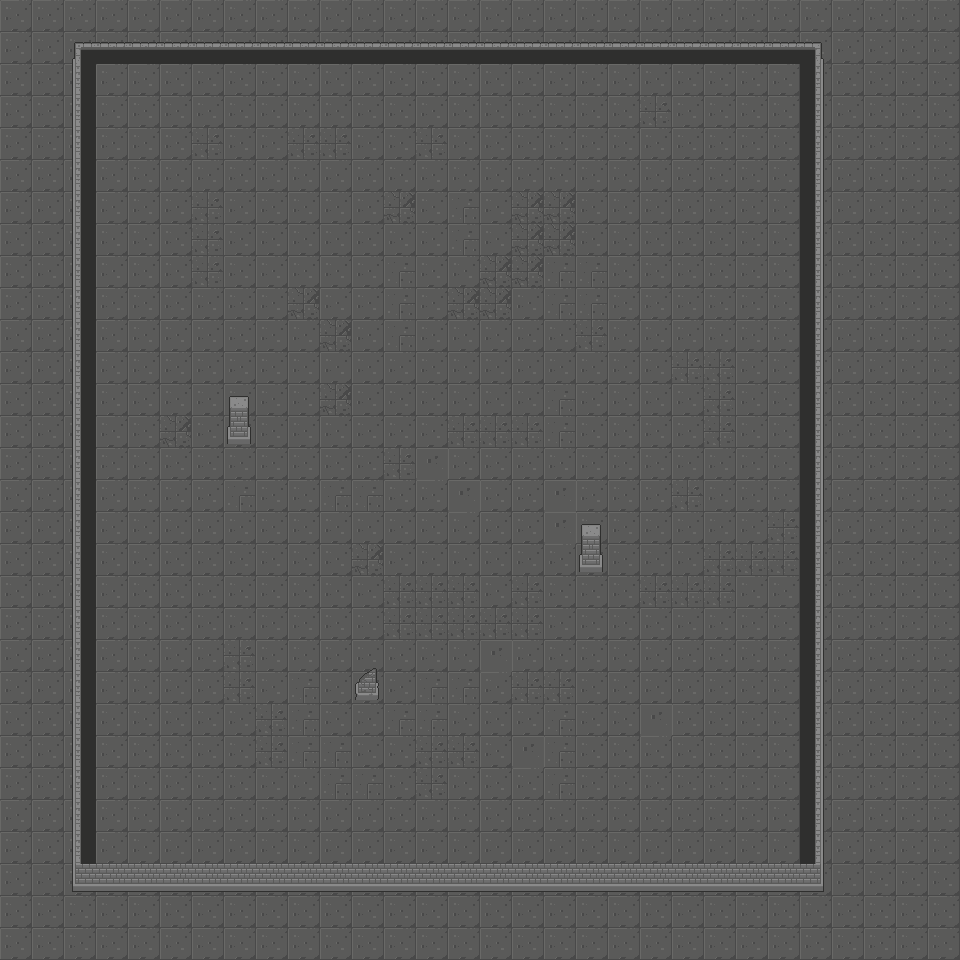

A level layout from a 2D game, rendered from its tile map. Below: a short description, then the map file with its tile-grid data intact:
An orthogonal 30x30 tile map with 32x32 px tiles, 3 tile layers (Ground, Walls, Decor).

<map version="1.10" tiledversion="1.10.2" orientation="orthogonal" renderorder="right-down" width="30" height="30" tilewidth="32" tileheight="32" infinite="0" nextlayerid="4" nextobjectid="1">
 <tileset firstgid="1" source="../Tilesets/Dungeon_Tileset.tsx" />
 <layer id="1" name="Ground" width="30" height="30">
  <data encoding="csv">
90,90,90,90,90,90,90,90,90,90,90,90,90,90,90,90,90,90,90,90,90,90,90,90,90,90,90,90,90,90,
90,90,90,90,90,90,90,90,90,90,90,90,90,90,90,90,90,90,90,90,90,90,90,90,90,90,90,90,90,90,
90,90,90,90,90,90,90,90,90,90,90,90,90,90,90,90,90,90,90,90,90,90,90,90,90,90,90,90,90,90,
90,90,90,90,90,90,90,90,90,90,90,90,90,90,90,90,90,90,90,90,90,90,90,90,90,90,90,90,90,90,
90,90,90,90,90,90,90,90,90,90,90,90,90,90,90,90,90,90,90,90,90,90,90,90,90,90,90,90,90,90,
90,90,90,90,90,90,90,90,90,90,90,90,90,90,90,90,90,90,90,90,90,90,90,90,90,90,90,90,90,90,
90,90,90,90,90,90,90,90,90,90,90,90,90,90,90,90,90,90,90,90,90,90,90,90,90,90,90,90,90,90,
90,90,90,90,90,90,90,90,90,90,90,90,90,90,90,90,90,90,90,90,90,90,90,90,90,90,90,90,90,90,
90,90,90,90,90,90,90,90,90,90,90,90,90,90,90,90,90,90,90,90,90,90,90,90,90,90,90,90,90,90,
90,90,90,90,90,90,90,90,90,90,90,90,90,90,90,90,90,90,90,90,90,90,90,90,90,90,90,90,90,90,
90,90,90,90,90,90,90,90,90,90,90,90,90,90,90,90,90,90,90,90,90,90,90,90,90,90,90,90,90,90,
90,90,90,90,90,90,90,90,90,90,90,90,90,90,90,90,90,90,90,90,90,90,90,90,90,90,90,90,90,90,
90,90,90,90,90,90,90,90,90,90,90,90,90,90,90,90,90,90,90,90,90,90,90,90,90,90,90,90,90,90,
90,90,90,90,90,90,90,90,90,90,90,90,90,90,90,90,90,90,90,90,90,90,90,90,90,90,90,90,90,90,
90,90,90,90,90,90,90,90,90,90,90,90,90,90,90,90,90,90,90,90,90,90,90,90,90,90,90,90,90,90,
90,90,90,90,90,90,90,90,90,90,90,90,90,90,90,90,90,90,90,90,90,90,90,90,90,90,90,90,90,90,
90,90,90,90,90,90,90,90,90,90,90,90,90,90,90,90,90,90,90,90,90,90,90,90,90,90,90,90,90,90,
90,90,90,90,90,90,90,90,90,90,90,90,90,90,90,90,90,90,90,90,90,90,90,90,90,90,90,90,90,90,
90,90,90,90,90,90,90,90,90,90,90,90,90,90,90,90,90,90,90,90,90,90,90,90,90,90,90,90,90,90,
90,90,90,90,90,90,90,90,90,90,90,90,90,90,90,90,225,90,90,90,90,90,90,90,90,90,90,90,90,90,
90,90,90,90,90,90,90,90,90,90,90,90,90,90,90,90,90,90,90,90,90,90,90,90,90,90,90,90,90,90,
90,90,90,90,90,90,90,90,90,90,90,90,90,90,90,90,90,90,90,90,90,90,90,90,90,90,90,90,90,90,
90,90,90,90,90,90,90,90,90,90,90,90,90,90,90,90,90,90,90,90,90,90,90,90,90,90,90,90,90,90,
90,90,90,90,90,90,90,90,90,90,90,90,90,90,90,90,90,90,90,90,90,90,90,90,90,90,90,90,90,90,
90,90,90,90,90,90,90,90,90,90,90,90,90,90,90,90,90,90,90,90,90,90,90,90,90,90,90,90,90,90,
90,90,90,90,90,90,90,90,90,90,90,90,90,90,90,90,90,90,90,90,90,90,90,90,90,90,90,90,90,90,
90,90,90,90,90,90,90,90,90,90,90,90,90,90,90,90,90,90,90,90,90,90,90,90,90,90,90,90,90,90,
90,90,90,90,90,90,90,90,90,90,90,90,90,90,90,90,90,90,90,90,90,90,90,90,90,90,90,90,90,90,
90,90,90,90,90,90,90,90,90,90,90,90,90,90,90,90,90,90,90,90,90,90,90,90,90,90,90,90,90,90,
90,90,90,90,90,90,90,90,90,90,90,90,90,90,90,90,90,90,90,90,90,90,90,90,90,90,90,90,90,90
</data>
 </layer>
 <layer id="2" name="Walls" width="30" height="30">
  <data encoding="csv">
0,0,0,0,0,0,0,0,0,0,0,0,0,0,0,0,0,0,0,0,0,0,0,0,0,0,0,0,0,0,
0,0,1,2,2,2,2,2,2,2,2,2,2,2,2,2,2,2,2,2,2,2,2,2,2,3,0,0,0,0,
0,0,17,0,0,0,0,0,0,0,0,0,0,0,0,0,0,0,0,0,0,0,0,0,0,19,0,0,0,0,
0,0,17,0,0,0,0,0,0,0,0,0,0,0,0,0,0,0,0,0,106,0,0,0,0,19,0,0,0,0,
0,0,17,0,0,0,106,0,0,106,106,0,0,106,0,0,0,0,0,0,0,0,0,0,0,19,0,0,0,0,
0,0,17,0,0,0,0,0,0,0,0,0,0,0,0,0,0,0,0,0,0,0,0,0,0,19,0,0,0,0,
0,0,17,0,0,0,106,0,0,0,0,0,93,0,94,0,93,93,0,0,0,0,0,0,0,19,0,0,0,0,
0,0,17,0,0,0,106,0,0,0,0,0,0,0,94,0,93,93,0,0,0,0,0,0,0,19,0,0,0,0,
0,0,17,0,0,0,106,0,0,0,0,0,94,0,0,93,93,94,94,0,0,0,0,0,0,19,0,0,0,0,
0,0,17,0,0,0,0,0,0,93,0,0,94,0,93,93,0,94,94,0,0,0,0,0,0,19,0,0,0,0,
0,0,17,0,0,0,0,0,0,0,93,0,94,0,0,0,0,0,106,0,0,0,0,0,0,19,0,0,0,0,
0,0,17,0,0,0,0,0,0,0,0,0,0,0,0,0,0,0,0,0,0,106,106,0,0,19,0,0,0,0,
0,0,17,0,0,0,0,0,0,0,93,0,0,0,0,0,0,94,0,0,0,0,106,0,0,19,0,0,0,0,
0,0,17,0,0,93,0,0,0,0,0,0,0,0,106,106,106,94,0,0,0,0,106,0,0,19,0,0,0,0,
0,0,17,0,0,0,0,0,0,0,0,0,106,91,0,0,0,0,0,0,0,0,0,0,0,19,0,0,0,0,
0,0,17,0,0,0,0,94,0,0,94,94,0,0,91,0,0,91,0,0,0,106,0,0,0,19,0,0,0,0,
0,0,17,0,0,0,0,0,0,0,0,0,0,0,0,0,0,91,0,0,0,0,0,0,106,19,0,0,0,0,
0,0,17,0,0,0,0,0,0,0,0,93,0,0,0,0,0,0,0,0,0,0,106,106,106,19,0,0,0,0,
0,0,17,0,0,0,0,0,0,0,0,0,106,106,106,0,106,0,0,0,106,106,106,0,0,19,0,0,0,0,
0,0,17,0,0,0,0,0,0,0,0,0,106,106,106,106,106,0,0,0,0,0,0,0,0,19,0,0,0,0,
0,0,17,0,0,0,0,106,0,0,0,0,0,0,0,91,0,0,0,0,0,0,0,0,0,19,0,0,0,0,
0,0,17,0,0,0,0,106,0,94,0,0,0,94,94,0,106,106,0,0,0,0,0,0,0,19,0,0,0,0,
0,0,17,0,0,0,0,0,106,94,0,0,94,94,0,0,0,94,0,0,91,0,0,0,0,19,0,0,0,0,
0,0,17,0,0,0,0,0,106,94,94,0,0,106,106,0,91,94,0,0,0,0,0,0,0,19,0,0,0,0,
0,0,17,0,0,0,0,0,0,0,94,94,0,106,0,0,0,94,0,0,0,0,0,0,0,19,0,0,0,0,
0,0,17,0,0,0,0,0,0,0,0,0,0,0,0,0,0,0,0,0,0,0,0,0,0,19,0,0,0,0,
0,0,17,0,0,0,0,0,0,0,0,0,0,0,0,0,0,0,0,0,0,0,0,0,0,19,0,0,0,0,
0,0,49,50,50,50,50,50,50,50,50,50,50,50,50,50,50,50,50,50,50,50,50,50,50,51,0,0,0,0,
0,0,0,0,0,0,0,0,0,0,0,0,0,0,0,0,0,0,0,0,0,0,0,0,0,0,0,0,0,0,
0,0,0,0,0,0,0,0,0,0,0,0,0,0,0,0,0,0,0,0,0,0,0,0,0,0,0,0,0,0
</data>
 </layer>
 <layer id="3" name="Decor" width="30" height="30">
  <data encoding="csv">
0,0,0,0,0,0,0,0,0,0,0,0,0,0,0,0,0,0,0,0,0,0,0,0,0,0,0,0,0,0,
0,0,0,0,0,0,0,0,0,0,0,0,0,0,0,0,0,0,0,0,0,0,0,0,0,0,0,0,0,0,
0,0,0,0,0,0,0,0,0,0,0,0,0,0,0,0,0,0,0,0,0,0,0,0,0,0,0,0,0,0,
0,0,0,0,0,0,0,0,0,0,0,0,0,0,0,0,0,0,0,0,0,0,0,0,0,0,0,0,0,0,
0,0,0,0,0,0,0,0,0,0,0,0,0,0,0,0,0,0,0,0,0,0,0,0,0,0,0,0,0,0,
0,0,0,0,0,0,0,0,0,0,0,0,0,0,0,0,0,0,0,0,0,0,0,0,0,0,0,0,0,0,
0,0,0,0,0,0,0,0,0,0,0,0,0,0,0,0,0,0,0,0,0,0,0,0,0,0,0,0,0,0,
0,0,0,0,0,0,0,0,0,0,0,0,0,0,0,0,0,0,0,0,0,0,0,0,0,0,0,0,0,0,
0,0,0,0,0,0,0,0,0,0,0,0,0,0,0,0,0,0,0,0,0,0,0,0,0,0,0,0,0,0,
0,0,0,0,0,0,0,0,0,0,0,0,0,0,0,0,0,0,0,0,0,0,0,0,0,0,0,0,0,0,
0,0,0,0,0,0,0,0,0,0,0,0,0,0,0,0,0,0,0,0,0,0,0,0,0,0,0,0,0,0,
0,0,0,0,0,0,0,0,0,0,0,0,0,0,0,0,0,0,0,0,0,0,0,0,0,0,0,0,0,0,
0,0,0,0,0,0,0,209,0,0,0,0,0,0,0,0,0,0,0,0,0,0,0,0,0,0,0,0,0,0,
0,0,0,0,0,0,0,225,0,0,0,0,0,0,0,0,0,0,0,0,0,0,0,0,0,0,0,0,0,0,
0,0,0,0,0,0,0,0,0,0,0,0,0,0,0,0,0,0,0,0,0,0,0,0,0,0,0,0,0,0,
0,0,0,0,0,0,0,0,0,0,0,0,0,0,0,0,0,0,0,0,0,0,0,0,0,0,0,0,0,0,
0,0,0,0,0,0,0,0,0,0,0,0,0,0,0,0,0,0,209,0,0,0,0,0,0,0,0,0,0,0,
0,0,0,0,0,0,0,0,0,0,0,0,0,0,0,0,0,0,225,0,0,0,0,0,0,0,0,0,0,0,
0,0,0,0,0,0,0,0,0,0,0,0,0,0,0,0,0,0,0,0,0,0,0,0,0,0,0,0,0,0,
0,0,0,0,0,0,0,0,0,0,0,0,0,0,0,0,0,0,0,0,0,0,0,0,0,0,0,0,0,0,
0,0,0,0,0,0,0,0,0,0,0,211,0,0,0,0,0,0,0,0,0,0,0,0,0,0,0,0,0,0,
0,0,0,0,0,0,0,0,0,0,0,227,0,0,0,0,0,0,0,0,0,0,0,0,0,0,0,0,0,0,
0,0,0,0,0,0,0,0,0,0,0,0,0,0,0,0,0,0,0,0,0,0,0,0,0,0,0,0,0,0,
0,0,0,0,0,0,0,0,0,0,0,0,0,0,0,0,0,0,0,0,0,0,0,0,0,0,0,0,0,0,
0,0,0,0,0,0,0,0,0,0,0,0,0,0,0,0,0,0,0,0,0,0,0,0,0,0,0,0,0,0,
0,0,0,0,0,0,0,0,0,0,0,0,0,0,0,0,0,0,0,0,0,0,0,0,0,0,0,0,0,0,
0,0,0,0,0,0,0,0,0,0,0,0,0,0,0,0,0,0,0,0,0,0,0,0,0,0,0,0,0,0,
0,0,0,0,0,0,0,0,0,0,0,0,0,0,0,0,0,0,0,0,0,0,0,0,0,0,0,0,0,0,
0,0,0,0,0,0,0,0,0,0,0,0,0,0,0,0,0,0,0,0,0,0,0,0,0,0,0,0,0,0,
0,0,0,0,0,0,0,0,0,0,0,0,0,0,0,0,0,0,0,0,0,0,0,0,0,0,0,0,0,0
</data>
 </layer>
</map>
